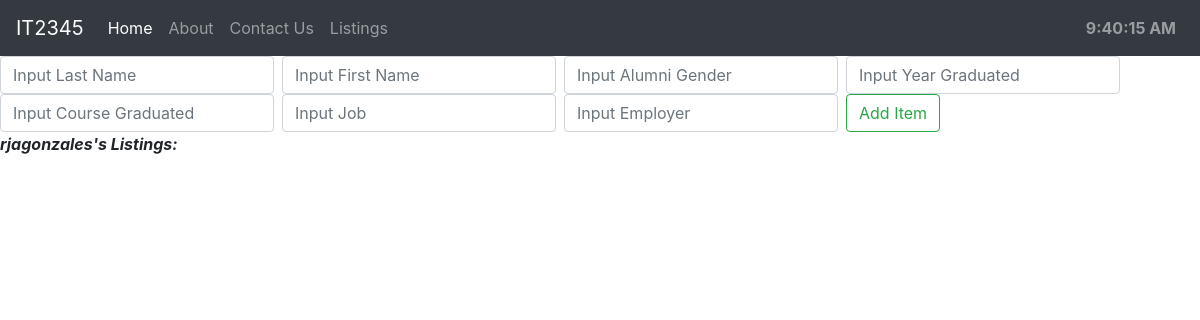
The page /listings/ on the database as committed earlier.
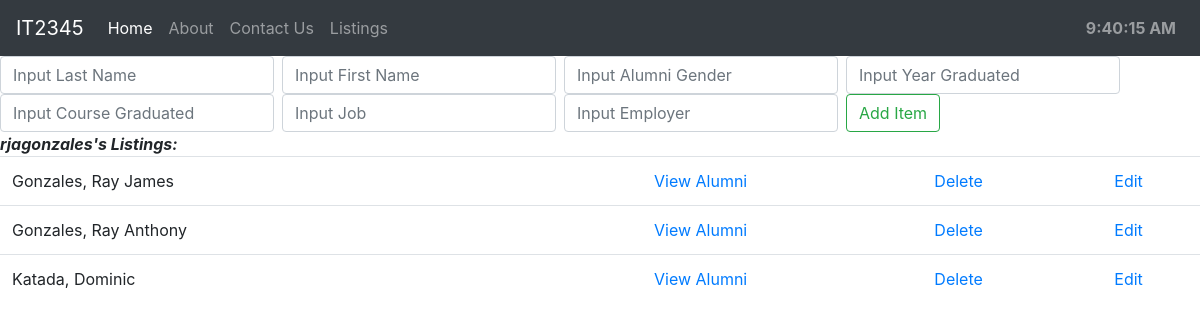
The same page on the database as committed later.
### todo_list/models.py (models this page shows, shortened)
class AlumniModel(models.Model):
    lastName    = models.CharField(max_length = 200)
    firstName   = models.CharField(max_length = 200)
    gender      = models.CharField(max_length = 200)
    year        = models.IntegerField(max_length = 200)
    course      = models.CharField(max_length = 200)
    job         = models.CharField(max_length = 200)
    employer    = models.CharField(max_length = 200)

### todo_list/views.py (the view)
# urls.py: path('listings/', todo_views.listings, name='listings'),
def listings(request):
    if request.method == 'POST':
        form = ListAlumni(request.POST or None)
        if form.is_valid():
            form.save()
            all_alumni = AlumniModel.objects.all()
            context = {'all_alumni': all_alumni, 'user': user }
            return render(request, 'listings.html', context)
    else:
        all_alumni = AlumniModel.objects.all()
        context = {'all_alumni': all_alumni, 'user': user}
        return render(request, 'listings.html', context)

### todo_list/templates/listings.html
{% extends 'base.html' %}
{% block content %}
	<form class="form-inline my-2 my-lg-0" method="POST">{% csrf_token %}
		<input class="form-control mr-sm-2" type="text" name="lastName" placeholder="Input Last Name" required>
		<input class="form-control mr-sm-2" type="text" name="firstName" placeholder="Input First Name" required>
		<input class="form-control mr-sm-2" type="text" name="gender" placeholder="Input Alumni Gender" required>
		<input class="form-control mr-sm-2" type="text" name="year" placeholder="Input Year Graduated" required>
		<input class="form-control mr-sm-2" type="text" name="course" placeholder="Input Course Graduated" required>
		<input class="form-control mr-sm-2" type="text" name="job" placeholder="Input Job" required>
		<input class="form-control mr-sm-2" type="text" name="employer" placeholder="Input Employer" required>
		<button class="btn btn-outline-success my-2 my-sm-0" type="submit">Add Item</button>
	</form>
	<b><i>{{ user }}'s Listings:</i></b>
	{% if all_alumni %}
	<table class='table'>
	{% for alumni in all_alumni %}
		<tr>
			<td>{{ alumni.lastName }}, {{ alumni.firstName }}</td>
			<td><center><a href="{% url 'view_alumni' alumni.id %}">View Alumni</a></center></td>
			<td><center><a href="{% url 'delete' alumni.id %}">Delete</a></center></td>
			<td><center><a href="{% url 'edit' alumni.id %}">Edit</a></center></td>
		</tr>
	{% endfor %}
	</table>
	{% endif %}
{% endblock %}

### todo_list/templates/base.html (shortened to what this page needs)
<!doctype html>
<html lang="en">
  <head>
    <link rel="stylesheet" href="https://stackpath.bootstrapcdn.com/bootstrap/4.4.1/css/bootstrap.min.css">
  </head>
  <body onload="startTime()">
		  <nav class="navbar navbar-expand-lg navbar-dark bg-dark">
		  <a class="navbar-brand" href="#">IT2345</a>
		  <div class="collapse navbar-collapse" id="navbarSupportedContent">
			<ul class="navbar-nav mr-auto">
			  <li class="nav-item active"><a class="nav-link" href="{% url 'home' %}">Home <span class="sr-only">(current)</span></a></li>
			  <li class="nav-item"><a class="nav-link" href="{% url 'about' %}">About</a></li>
			  <li class="nav-item"><a class="nav-link" href="{% url 'contact' %}">Contact Us</a></li>
			  <li class="nav-item"><a class="nav-link" href="{% url 'listings' %}">Listings</a></li>
			</ul>
			<ul class="navbar-nav my-sm-0">
			  <li class='nav-item'><b class="nav-link" id="clockhere"></b></li>
			</ul>
		  </div>
		</nav>
	{% block content %}
	{% endblock %}
  </body>
</html>

Rows that differ between the two databases and show on the page:
added AlumniModel: lastName "Gonzales", firstName "Ray James"
added AlumniModel: lastName "Gonzales", firstName "Ray Anthony"
added AlumniModel: lastName "Katada", firstName "Dominic"
